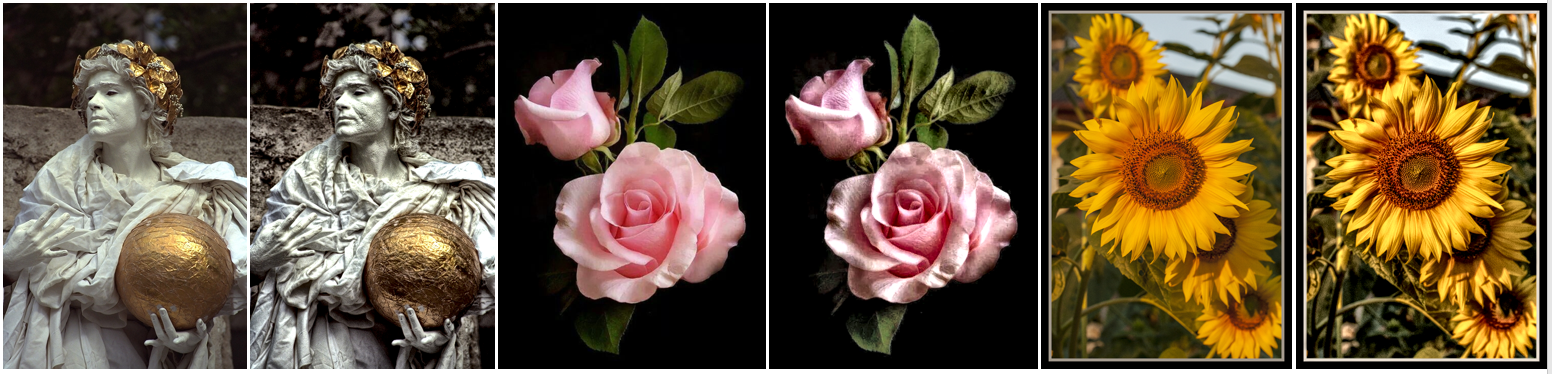
%> input picture detail_enhancement.PNG, 1552 x 374 px
$ octave --eval "result = GenToneMap(imread('../detail_enhancement.PNG'));"   (GNU Octave 9; MATLAB toolbox functions it lacks are replaced by stand-ins)
%> lines starting %> are read from the running program, lines starting %| are printed output that depends on the picture
function J = GenToneMap(im)
% ==============================================
%   Compute the tone map 'T'
%
%   Paras:
%   @im        : input image ranging value from 0 to 1.
%

    %% Parameters
    Ub = 225;
    Ua = 105;

    Mud = 90;

    DeltaB = 9;
    DeltaD = 11;

    % [13 lines of commented-out code are left out]

    Omega1 = 76;
    Omega2 = 22;
    Omega3 = 2;

    %% Compute the target histgram
    histgramTarget = zeros(256, 1);
    total = 0;
    for ii = 0 : 255
        if ii < Ua || ii > Ub
            p = 0;
        else
            p = 1 / (Ub - Ua);
        end

        histgramTarget(ii+1, 1) = (...
            Omega1 * 1/DeltaB * exp(-(255-ii)/DeltaB) + ...
            Omega2 * p + ...
            Omega3 * 1/sqrt(2 * pi * DeltaD) * exp(-(ii-Mud)^2/(2*DeltaD^2))) * 0.01;

        total = total + histgramTarget(ii+1, 1);
    end
    histgramTarget(:, 1) = histgramTarget(:, 1)/total;

%     %% Smoothing
%     im = medfilt2(im, [5 5]);

    %% Histgram matching
    J = histeq(im, histgramTarget);
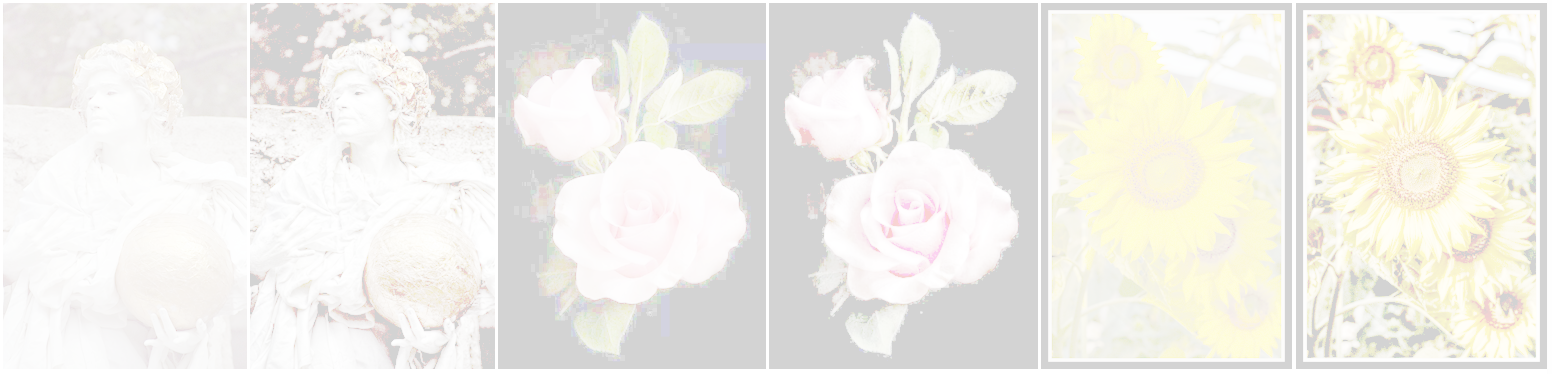
%> J: size 374x1552x3 uint8; mean R, G, B 239.9, 238.3, 233.3

    %% Smoothing
    G = fspecial('average', 10);
    J = imfilter(J, G,'same');
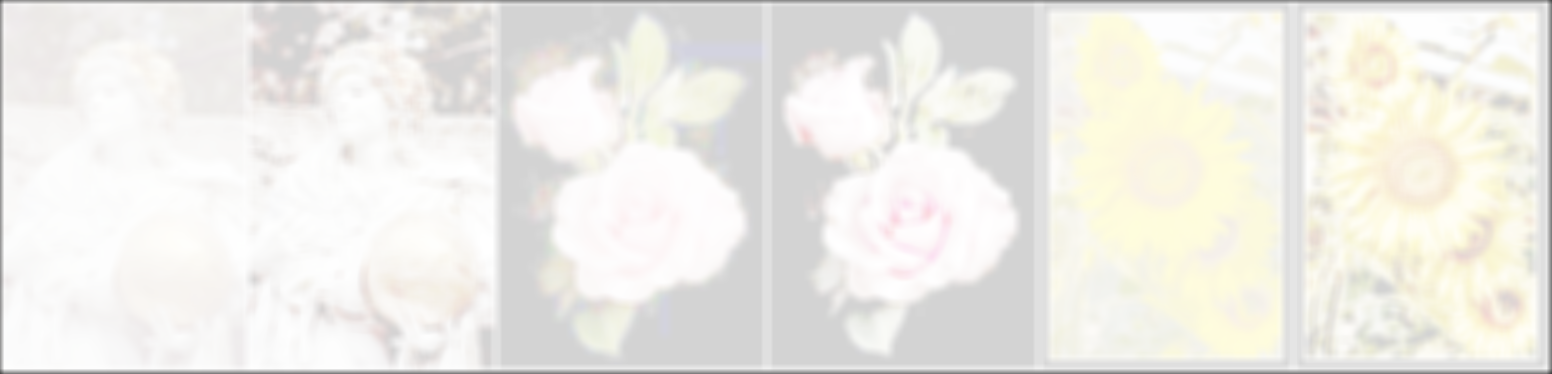
%> J: size 374x1552x3 uint8; mean R, G, B 237.8, 236.2, 231.2
end

$ run again, on foreground_enhance.PNG
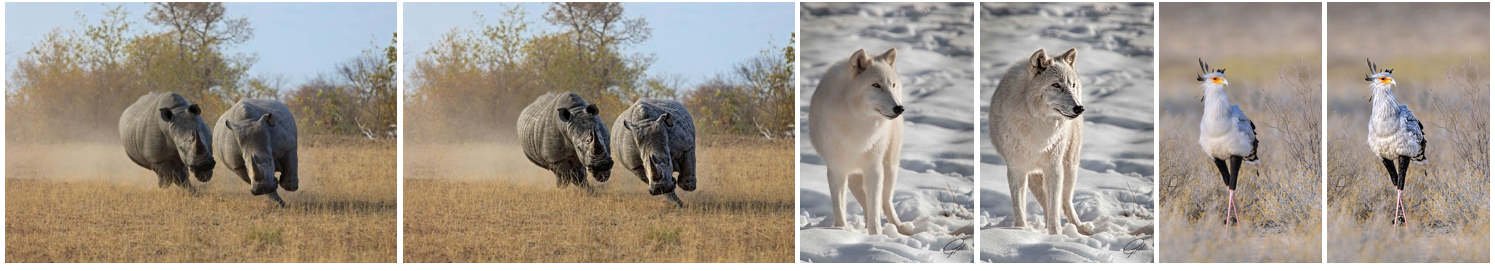
%> input picture foreground_enhance.PNG, 1495 x 271 px
%> in GenToneMap, `J = histeq(im, histgramTarget);`:
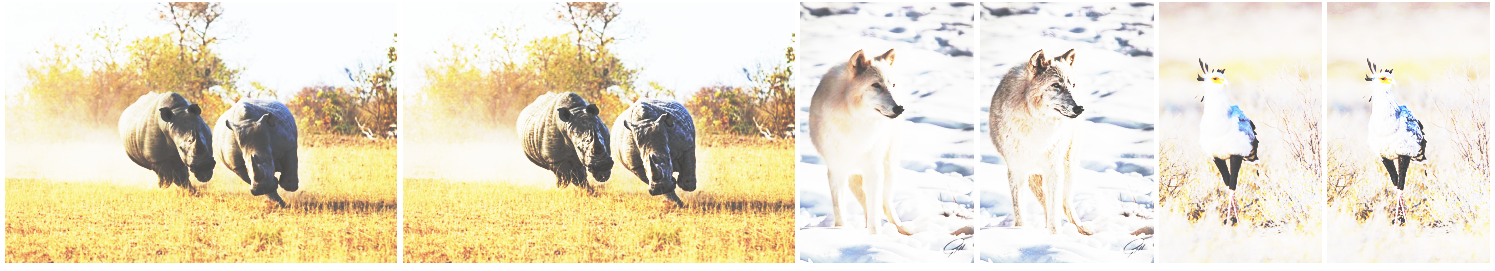
%> J: size 271x1495x3 uint8; mean R, G, B 234, 225.1, 202
%> in GenToneMap, `J = imfilter(J, G,'same');`:
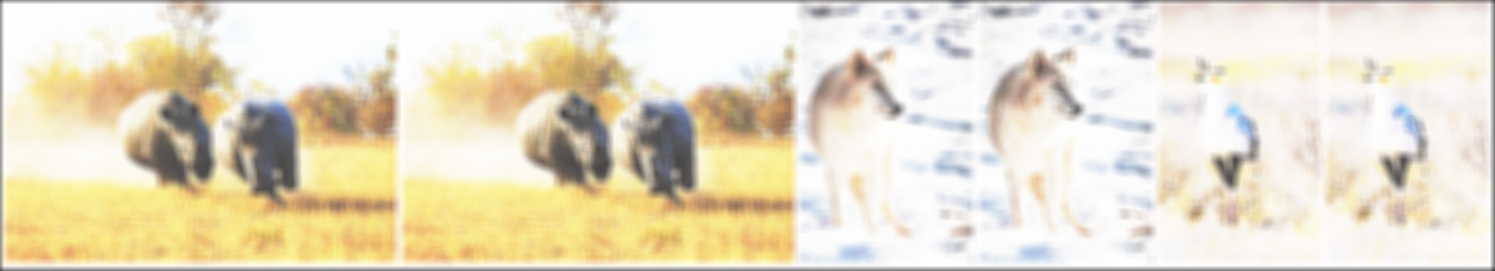
%> J: size 271x1495x3 uint8; mean R, G, B 231.3, 222.4, 199.3

$ run again, on smoothing.PNG
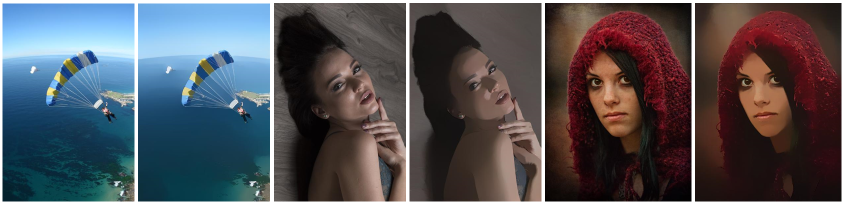
%> input picture smoothing.PNG, 1690 x 411 px (shown at 1/2 size)
%> in GenToneMap, `J = histeq(im, histgramTarget);`:
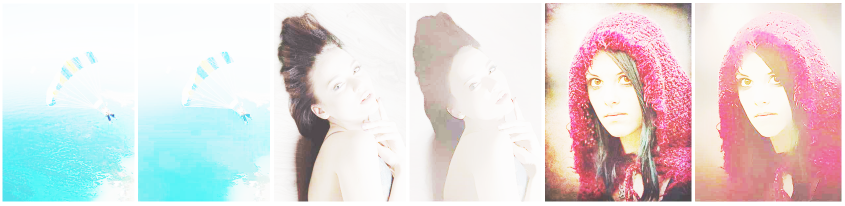
%> J: size 411x1690x3 uint8 (shown at 1/2 size); mean R, G, B 224.2, 219.2, 219.2
%> in GenToneMap, `J = imfilter(J, G,'same');`:
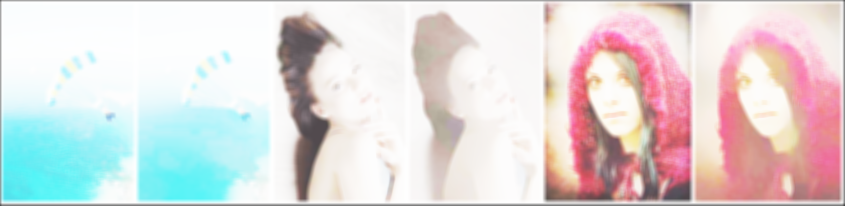
%> J: size 411x1690x3 uint8 (shown at 1/2 size); mean R, G, B 222.3, 217.3, 217.3
